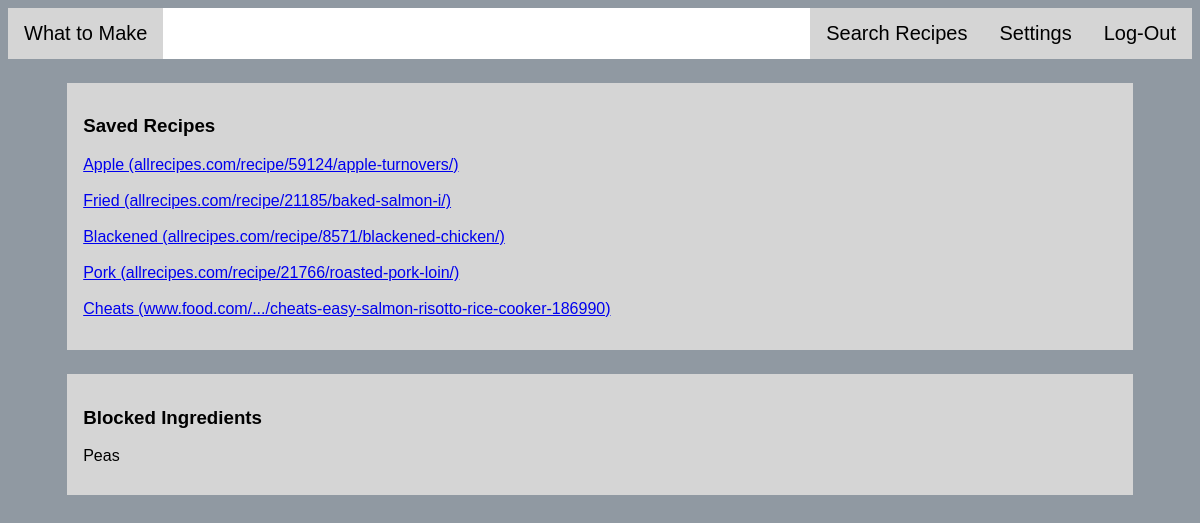
/search/profile/ (signed in), run on an earlier commit of the app's database.
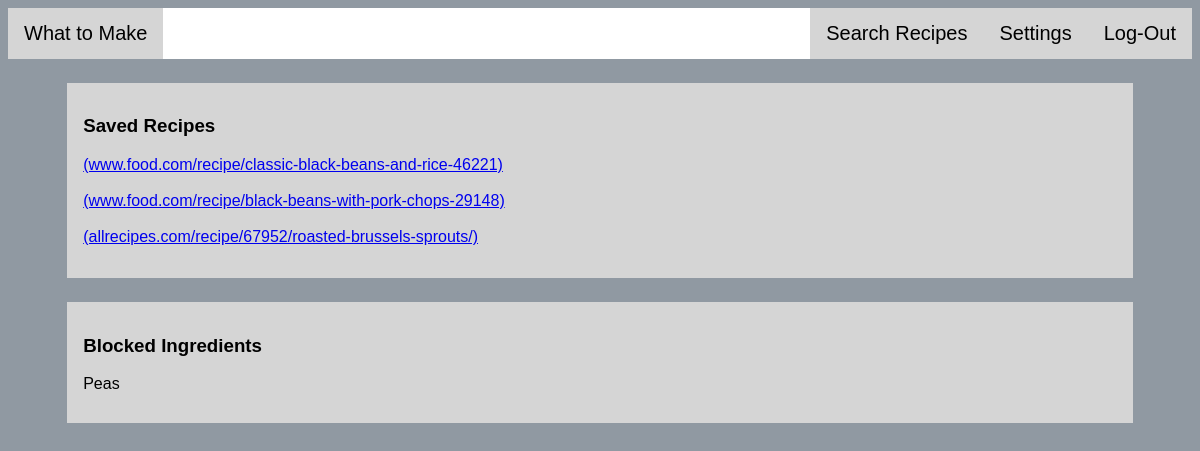
And on a later commit of the database.
### search/models.py (models this page shows)
class Recipe(models.Model):
    title = models.CharField(max_length=200, blank=True)
    url = models.URLField()
    ingredients = models.ManyToManyField(Ingredient, blank=True)
    def __str__(self):
        return self.title + " (" + self.url + ")"

class Ingredient(models.Model):
    name = models.CharField(max_length=20)
    ing_type = models.ForeignKey(Ing_Type, on_delete=models.CASCADE)
    cost = models.PositiveSmallIntegerField()
    def __str__(self):
        return self.name

### search/views.py (the view)
def profile(request):
    if request.user.is_authenticated():
        user = request.user
        for profile in Profile.objects.all():
            if profile.user == user:
                user_profile = profile
        saved_list = user_profile.saved.all()
        block_list = user_profile.blocked.all()
        template = loader.get_template('search/profile.html')
        context = {
            'user': user,
            'saved_list': saved_list,
            'block_list': block_list
        }
        return HttpResponse(template.render(context,request))
    else:
        return redirect('index')

### search/templates/search/profile.html (shortened to what this page needs)
{% load static %}
<html class='page'>
    <head>
        <link rel="stylesheet" type="text/css" href="{% static 'search/style.css' %}" />
    </head>
    <body>
        <div class='navbar'>
            <a href="{% url 'profile' %}" id='profLink'>What to Make</a>
            <a href="{% url 'logout_view' %}">Log-Out</a>
            <a href="{% url 'edit_profile' %}">Settings</a>
            <a href="{% url 'query' %}">Search Recipes</a>
        </div>
        <div class='content' id='saved'>
            <h3>Saved Recipes</h3>
            {% for saved in saved_list %}
                <a href='http://{{ saved.url }}'>{{saved}}</a><br><br>
            {% endfor %}
        </div>
        <div class='content' id='blocked'>
            <h3>Blocked Ingredients</h3>
            {% for blocked in block_list %}
                <p>{{ blocked }}</p>
            {% endfor %}
        </div>
    </body>
</html>

What changed in the data, as far as the page shows it:
removed Recipe: title+url "Apple (allrecipes.com/recipe/59124/apple-turnovers/)"
removed Recipe: title+url "Fried (allrecipes.com/recipe/21185/baked-salmon-i/)"
removed Recipe: title+url "Blackened (allrecipes.com/recipe/8571/blackened-chicken/)"
removed Recipe: title+url "Pork (allrecipes.com/recipe/21766/roasted-pork-loin/)"
removed Recipe: title+url "Cheats (www.food.com/.../cheats-easy-salmon-risotto-rice-cooker-186990)"
added Recipe: title+url "(www.food.com/recipe/classic-black-beans-and-rice-46221)"
added Recipe: title+url "(www.food.com/recipe/black-beans-with-pork-chops-29148)"
added Recipe: title+url "(allrecipes.com/recipe/67952/roasted-brussels-sprouts/)"
